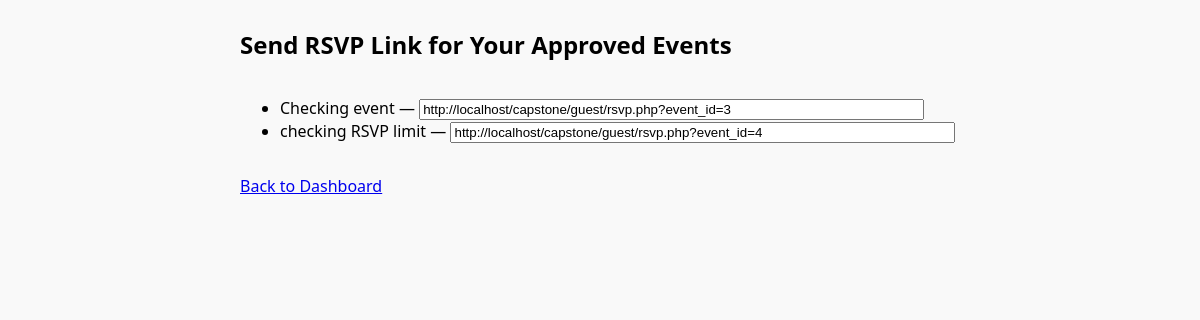
Screenshot of /requestor/send_invite.php (signed in) with the database file from the repository.
### tables this page shows
CREATE TABLE `events` (
  `id` int(11) NOT NULL,
  `title` varchar(150) NOT NULL,
  `description` text DEFAULT NULL,
  `event_date` date NOT NULL,
  `event_time` time NOT NULL,
  `hall_id` int(11) NOT NULL,
  `banner_image` varchar(255) DEFAULT NULL,
  `created_by` int(11) NOT NULL,
  `status` enum('pending','approved','rejected') DEFAULT 'pending',
  `rsvp_deadline` date DEFAULT NULL,
  `rsvp_limit` int(11) DEFAULT NULL,
  `created_at` timestamp NOT NULL DEFAULT current_timestamp(),
  `is_public` tinyint(1) DEFAULT 0,
  `delete_requested` tinyint(1) DEFAULT 0,
  `rejection_reason` text DEFAULT NULL
);

### requestor/send_invite.php (the view, shortened to what this page needs)
<?php
require_once '../config/conn.php';
$stmt = $pdo->prepare("
    SELECT id, title FROM events
    WHERE created_by = ? AND status = 'approved'
");
$stmt->execute([$_SESSION['user_id']]);
$events = $stmt->fetchAll(PDO::FETCH_ASSOC);
?>
<!DOCTYPE html>
<html>
<head>
    <link rel="stylesheet" href="../css/style.css">
</head>
<body>
    <h2>Send RSVP Link for Your Approved Events</h2>
    <?php if (count($events) > 0): ?>
        <ul>
            <?php foreach ($events as $event): ?>
                <li>
                    <?php echo htmlspecialchars($event['title']); ?> —
                    <input type="text" value="http://localhost/capstone/guest/rsvp.php?event_id=<?php echo $event['id']; ?>" readonly size="60">
                </li>
            <?php endforeach; ?>
        </ul>
    <?php else: ?>
        <p>No approved events found.</p>
    <?php endif; ?>
    <p><a href="../dashboard.php">Back to Dashboard</a></p>
</body>
</html>

### css/style.css (style rules this page uses)
body { display: flex; flex-direction: column; min-height: 100vh; margin-left: 240px; font-family: 'Segoe UI', sans-serif; background-color: #f9f9f9; }

### rows the page displays
events: title "Checking event", id "http://localhost/capstone/guest/rsvp.php?event_id=3"
events: title "checking RSVP limit", id "http://localhost/capstone/guest/rsvp.php?event_id=4"
